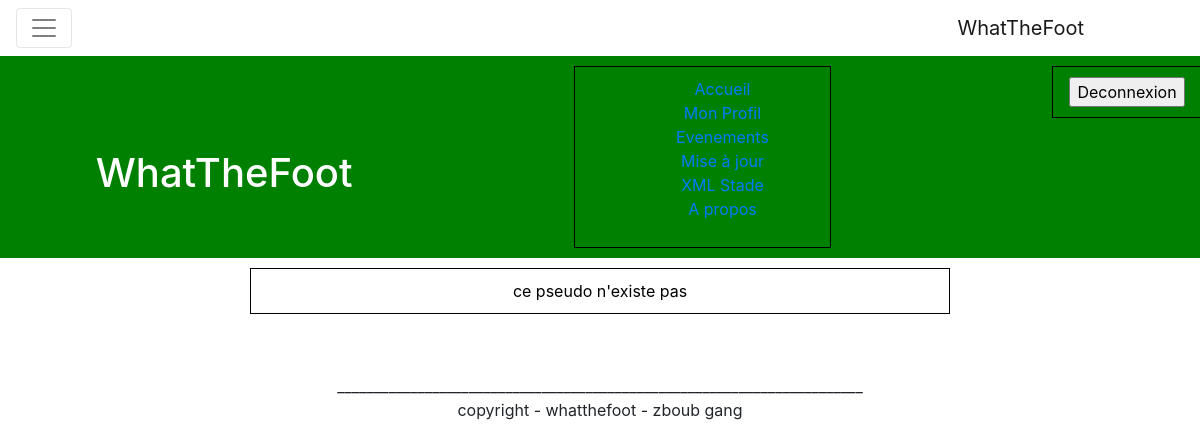
Before: /pageProfil.php?pseudo=YanguiDeNazareth&action=consulter (signed in) with the older database file.
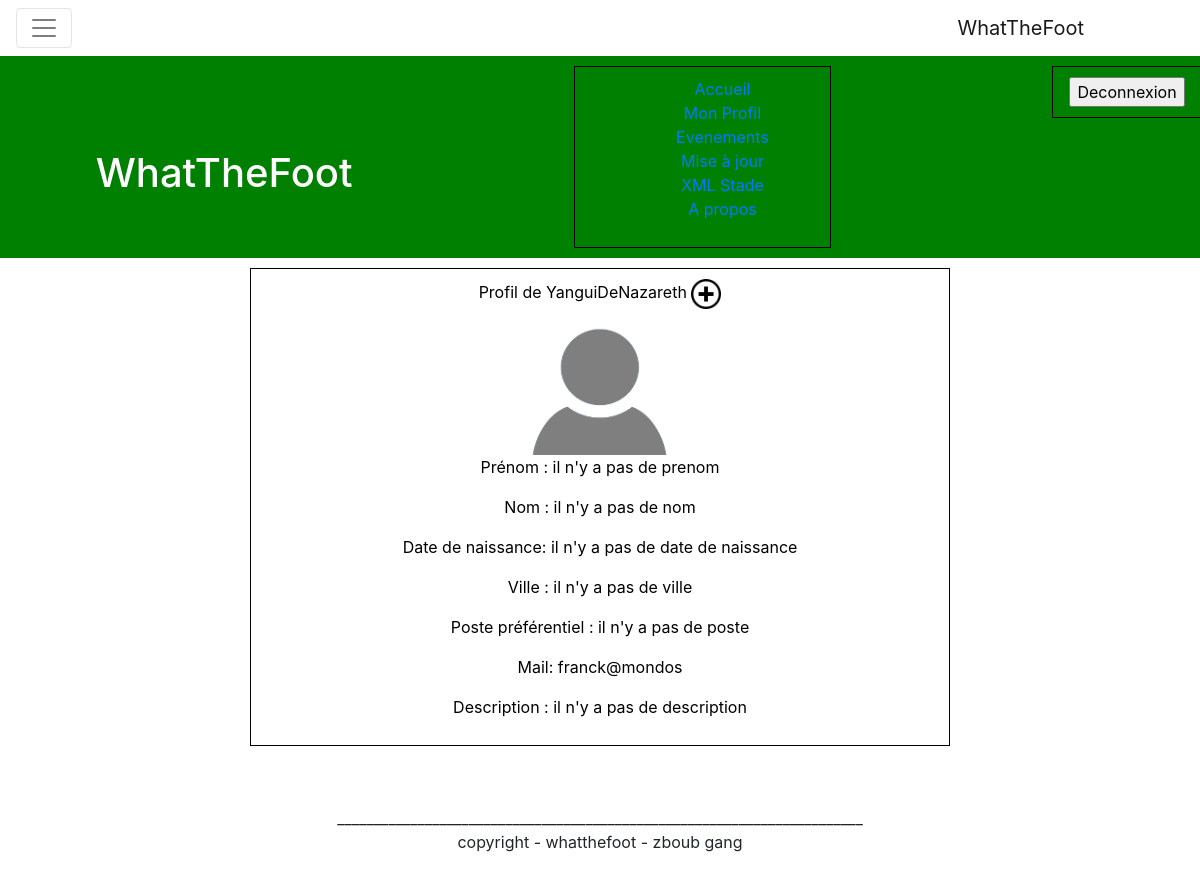
After: the same page with the newer database file.
### tables this page shows
CREATE TABLE IF NOT EXISTS `client` (
  `idClient` int(11) NOT NULL AUTO_INCREMENT,
  `Pseudo` varchar(45) NOT NULL,
  `mdp` varchar(45) NOT NULL,
  `mail` varchar(45) NOT NULL,
  `Nom` varchar(45) DEFAULT NULL,
  `Prenom` varchar(45) DEFAULT NULL,
  `Birth` date DEFAULT NULL,
  `Ville` varchar(45) DEFAULT NULL,
  `Rue` varchar(45) DEFAULT NULL,
  `Numero` int(45) DEFAULT NULL,
  `Avatar` varchar(45) DEFAULT NULL,
  `Poste` varchar(45) DEFAULT NULL,
  `Description` varchar(200) DEFAULT NULL,
  PRIMARY KEY (`idClient`)
);

### VUE/profil/profil_consulter.php (the view, shortened to what this page needs)
<p> Profil de <?php echo $donnees['Pseudo']    ;
           if(strcmp($donnees['Pseudo'], $_SESSION['pseudo']) == 0)
           {
             ?> <a href="<?php echo "pageProfil.php?pseudo=" . $donnees['Pseudo'] ."&action=modifier"?> ">
             <img src="css/img/reglage.jpg" alt= "modifier votre profil" width="30px" height="30px"></a>
        <?php   }else
                 { ?>
                   <a href="<?php echo "pageProfil.php?pseudo=" . $donnees['Pseudo'] ."&action=ajouter"?> ">
                   <img src='css/img/ajouter.jpg'alt='Suivre cette personne' width='30px' height='30px'></a>
                   <?php
                 }
             echo "</p>";
     if(isset($donnees['Avatar'])) { ?>
    <img src="css/img/avatar/<?php echo $donnees['Avatar'] ?>"  width="180px" height="130px"/>
    <?php }  else { ?>
    <img src="css/img/avatar/0.png" width="180px" height="130px" /> <?php } ?>
     <p> Prénom : <?php if(isset($donnees['Prenom'])){
                              echo $donnees['Prenom'];
                            } else {
                               echo "il n'y a pas de prenom ";
                             }
      ?></p>
     <p> Nom : <?php if(isset($donnees['Nom'])){
                              echo $donnees['Nom'];
                            } else {
                               echo "il n'y a pas de nom ";
                             }
       ?></p>
     <p> Date de naissance: <?php if(isset($donnees['Birth'])){
                              echo $donnees['Birth'];
                            } else {
                               echo "il n'y a pas de date de naissance ";
                             }
       ?></p>
     <p> Ville : <?php if(isset($donnees['Ville'])){
                              echo $donnees['Ville'];
                            } else {
                               echo "il n'y a pas de ville ";
                             }
       ?></p>
     <p> Poste préférentiel : <?php if(isset($donnees['Poste'])){
                              echo $donnees['Poste'];
                            } else {
                               echo "il n'y a pas de poste ";
                             }
       ?></p>
     <p> Mail: <?php echo $donnees['mail']?> </p>
     <p> Description : <?php if(isset($donnees['Description'])){
                              echo $donnees['Description'];
                            } else {
                               echo "il n'y a pas de description";
                             }
       ?></p>

### VUE/profil.php (shortened to what this page needs)
<?php
$_pseudo = $_GET["pseudo"];
$_action = $_GET["action"];
if(isset($_pseudo))
{
  $bdd = bdd();
	$reponse = $bdd-> query('SELECT * from client where pseudo="' .$_pseudo .'"');
	$donnees = $reponse->fetch();
}
?>
	<div class="col-7 mx-auto" id="profil">
      <?php
      if(isset($donnees['Pseudo']))
      {
        switch($_action)
        {
          case "consulter":
          require('VUE/profil/profil_consulter.php');
          break;
         }
      }
        else {
          echo "ce pseudo n'existe pas ";
        }
         ?>
	</div>

Changed rows visible on the page:
added client: Pseudo "YanguiDeNazareth", mail "franck@mondos"
Other visible differences:
text no longer shown: "ce pseudo n'existe pas"
text now shown: "Profil de Prénom : il n'y a pas de prenom Nom : il n'y a pas de nom Date de naissance: il n'y a pas de date de naissance Ville : il n'y a pas de ville Poste préférentiel : il n'y a pas de poste Mail: Description : il n'y a pas de description"
